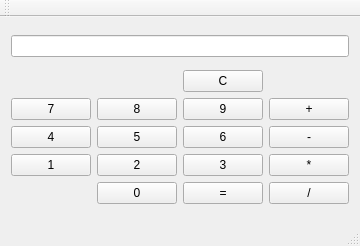
<?xml version="1.0" encoding="UTF-8"?>
<ui version="4.0">
 <class>MainWindow</class>
 <widget class="QMainWindow" name="MainWindow">
  <property name="geometry">
   <rect>
    <x>0</x>
    <y>0</y>
    <width>344</width>
    <height>246</height>
   </rect>
  </property>
  <property name="windowTitle">
   <string>MainWindow</string>
  </property>
  <widget class="QWidget" name="centralWidget">
   <layout class="QGridLayout" name="gridLayout_2">
    <item row="0" column="0">
     <widget class="QLineEdit" name="lineEdit"/>
    </item>
    <item row="1" column="0">
     <layout class="QGridLayout" name="gridLayout">
      <item row="0" column="2">
       <widget class="QPushButton" name="pushButtonClear">
        <property name="text">
         <string>C</string>
        </property>
       </widget>
      </item>
      <item row="1" column="0">
       <widget class="QPushButton" name="pushButton7">
        <property name="text">
         <string>7</string>
        </property>
       </widget>
      </item>
      <item row="1" column="1">
       <widget class="QPushButton" name="pushButton8">
        <property name="text">
         <string>8</string>
        </property>
       </widget>
      </item>
      <item row="1" column="2">
       <widget class="QPushButton" name="pushButton9">
        <property name="text">
         <string>9</string>
        </property>
       </widget>
      </item>
      <item row="1" column="3">
       <widget class="QPushButton" name="pushButtonPlus">
        <property name="text">
         <string>+</string>
        </property>
       </widget>
      </item>
      <item row="2" column="0">
       <widget class="QPushButton" name="pushButton4">
        <property name="text">
         <string>4</string>
        </property>
       </widget>
      </item>
      <item row="2" column="1">
       <widget class="QPushButton" name="pushButton5">
        <property name="text">
         <string>5</string>
        </property>
       </widget>
      </item>
      <item row="2" column="2">
       <widget class="QPushButton" name="pushButton6">
        <property name="text">
         <string>6</string>
        </property>
       </widget>
      </item>
      <item row="2" column="3">
       <widget class="QPushButton" name="pushButtonMinus">
        <property name="text">
         <string>-</string>
        </property>
       </widget>
      </item>
      <item row="3" column="0">
       <widget class="QPushButton" name="pushButton1">
        <property name="text">
         <string>1</string>
        </property>
       </widget>
      </item>
      <item row="3" column="1">
       <widget class="QPushButton" name="pushButton2">
        <property name="text">
         <string>2</string>
        </property>
       </widget>
      </item>
      <item row="3" column="2">
       <widget class="QPushButton" name="pushButton3">
        <property name="text">
         <string>3</string>
        </property>
       </widget>
      </item>
      <item row="3" column="3">
       <widget class="QPushButton" name="pushButtonMultiply">
        <property name="text">
         <string>*</string>
        </property>
       </widget>
      </item>
      <item row="4" column="1">
       <widget class="QPushButton" name="pushButton0">
        <property name="text">
         <string>0</string>
        </property>
       </widget>
      </item>
      <item row="4" column="2">
       <widget class="QPushButton" name="pushButtonExec">
        <property name="text">
         <string>=</string>
        </property>
       </widget>
      </item>
      <item row="4" column="3">
       <widget class="QPushButton" name="pushButtonDiv">
        <property name="text">
         <string>/</string>
        </property>
       </widget>
      </item>
     </layout>
    </item>
   </layout>
   <zorder>lineEdit</zorder>
   <zorder>pushButton1</zorder>
   <zorder>pushButton2</zorder>
   <zorder>pushButton3</zorder>
   <zorder>pushButton5</zorder>
   <zorder>pushButton4</zorder>
   <zorder>pushButton6</zorder>
   <zorder>pushButton8</zorder>
   <zorder>pushButton7</zorder>
   <zorder>pushButton9</zorder>
   <zorder>pushButton0</zorder>
   <zorder>pushButtonExec</zorder>
   <zorder>pushButtonClear</zorder>
   <zorder>pushButtonPlus</zorder>
   <zorder>pushButtonMinus</zorder>
   <zorder>pushButtonMultiply</zorder>
   <zorder>pushButtonDiv</zorder>
   <zorder>pushButtonMultiply</zorder>
  </widget>
  <widget class="QMenuBar" name="menuBar">
   <property name="geometry">
    <rect>
     <x>0</x>
     <y>0</y>
     <width>344</width>
     <height>21</height>
    </rect>
   </property>
  </widget>
  <widget class="QToolBar" name="mainToolBar">
   <attribute name="toolBarArea">
    <enum>TopToolBarArea</enum>
   </attribute>
   <attribute name="toolBarBreak">
    <bool>false</bool>
   </attribute>
  </widget>
  <widget class="QStatusBar" name="statusBar"/>
 </widget>
 <layoutdefault spacing="6" margin="11"/>
 <resources/>
 <connections/>
</ui>
